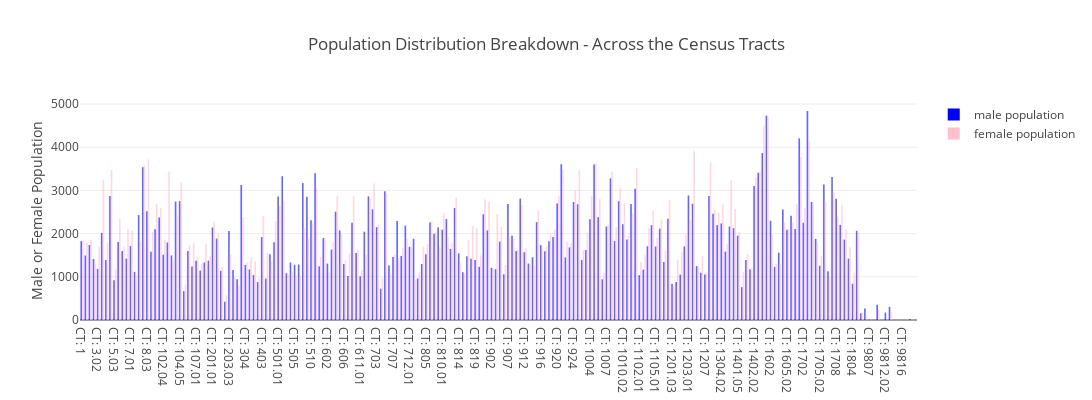

Notebook code for this chart:
### Code cell
male_pop = RD.MA_AgeRaceSex["Estimate; SEX AND AGE - Total population - Male"]
female_pop = RD.MA_AgeRaceSex["Estimate; SEX AND AGE - Total population - Female"]
Census_Tracts = RD.MA_AgeRaceSex["Geography"].apply(lambda x : x.replace(", Suffolk County, Massachusetts", "").replace("Census Tract ", "CT: "))

trace1 = go.Bar(x = Census_Tracts, y=male_pop, name="male population", marker=dict(color='blue', opacity=0.6))
trace2 = go.Bar(x = Census_Tracts, y=female_pop, name="female population", marker=dict(color='pink', opacity=0.6))

layout = go.Layout(title="Population Distribution Breakdown - Across the Census Tracts",
                yaxis=dict(title='Male or Female Population'),
                   width=1200, height=400)
data = [trace1, trace2]
data = [trace1, trace2]
fig = go.Figure(data=data, layout=layout)
iplot(fig)

### Figure 1 — Plotly figure (JSON) as saved in the notebook; plotly's stock layout.template omitted (floating-point values rounded to 4 significant figures; data arrays with more than 128 entries replaced by an {"elided": "..."} marker saying what was removed)
{"data": [{"marker": {"color": "blue", "opacity": 0.6}, "name": "male population", "type": "bar", "uid": "91f8f7da-628f-4f50-acb6-626263c70a84", "x": {"elided": "204 str values"}, "y": {"elided": "204 str values"}}, {"marker": {"color": "pink", "opacity": 0.6}, "name": "female population", "type": "bar", "uid": "eb870e0c-08e3-4cef-b9c2-dde84316bd87", "x": {"elided": "204 str values"}, "y": {"elided": "204 str values"}}], "layout": {"height": 400, "title": "Population Distribution Breakdown - Across the Census Tracts", "width": 1200, "yaxis": {"title": "Male or Female Population"}}}
